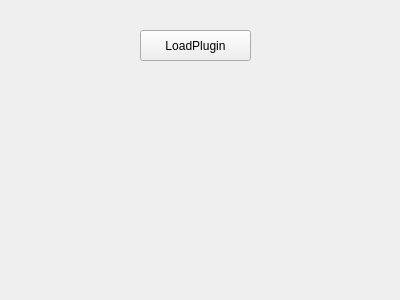
<?xml version="1.0" encoding="UTF-8"?>
<ui version="4.0">
 <class>Widget</class>
 <widget class="QWidget" name="Widget">
  <property name="geometry">
   <rect>
    <x>0</x>
    <y>0</y>
    <width>400</width>
    <height>300</height>
   </rect>
  </property>
  <property name="windowTitle">
   <string>Widget</string>
  </property>
  <widget class="QPushButton" name="load_plugin_btn">
   <property name="geometry">
    <rect>
     <x>140</x>
     <y>30</y>
     <width>111</width>
     <height>31</height>
    </rect>
   </property>
   <property name="text">
    <string>LoadPlugin</string>
   </property>
  </widget>
  <widget class="QWidget" name="widget" native="true">
   <property name="geometry">
    <rect>
     <x>30</x>
     <y>90</y>
     <width>331</width>
     <height>141</height>
    </rect>
   </property>
  </widget>
 </widget>
 <layoutdefault spacing="6" margin="11"/>
 <resources/>
 <connections/>
</ui>
